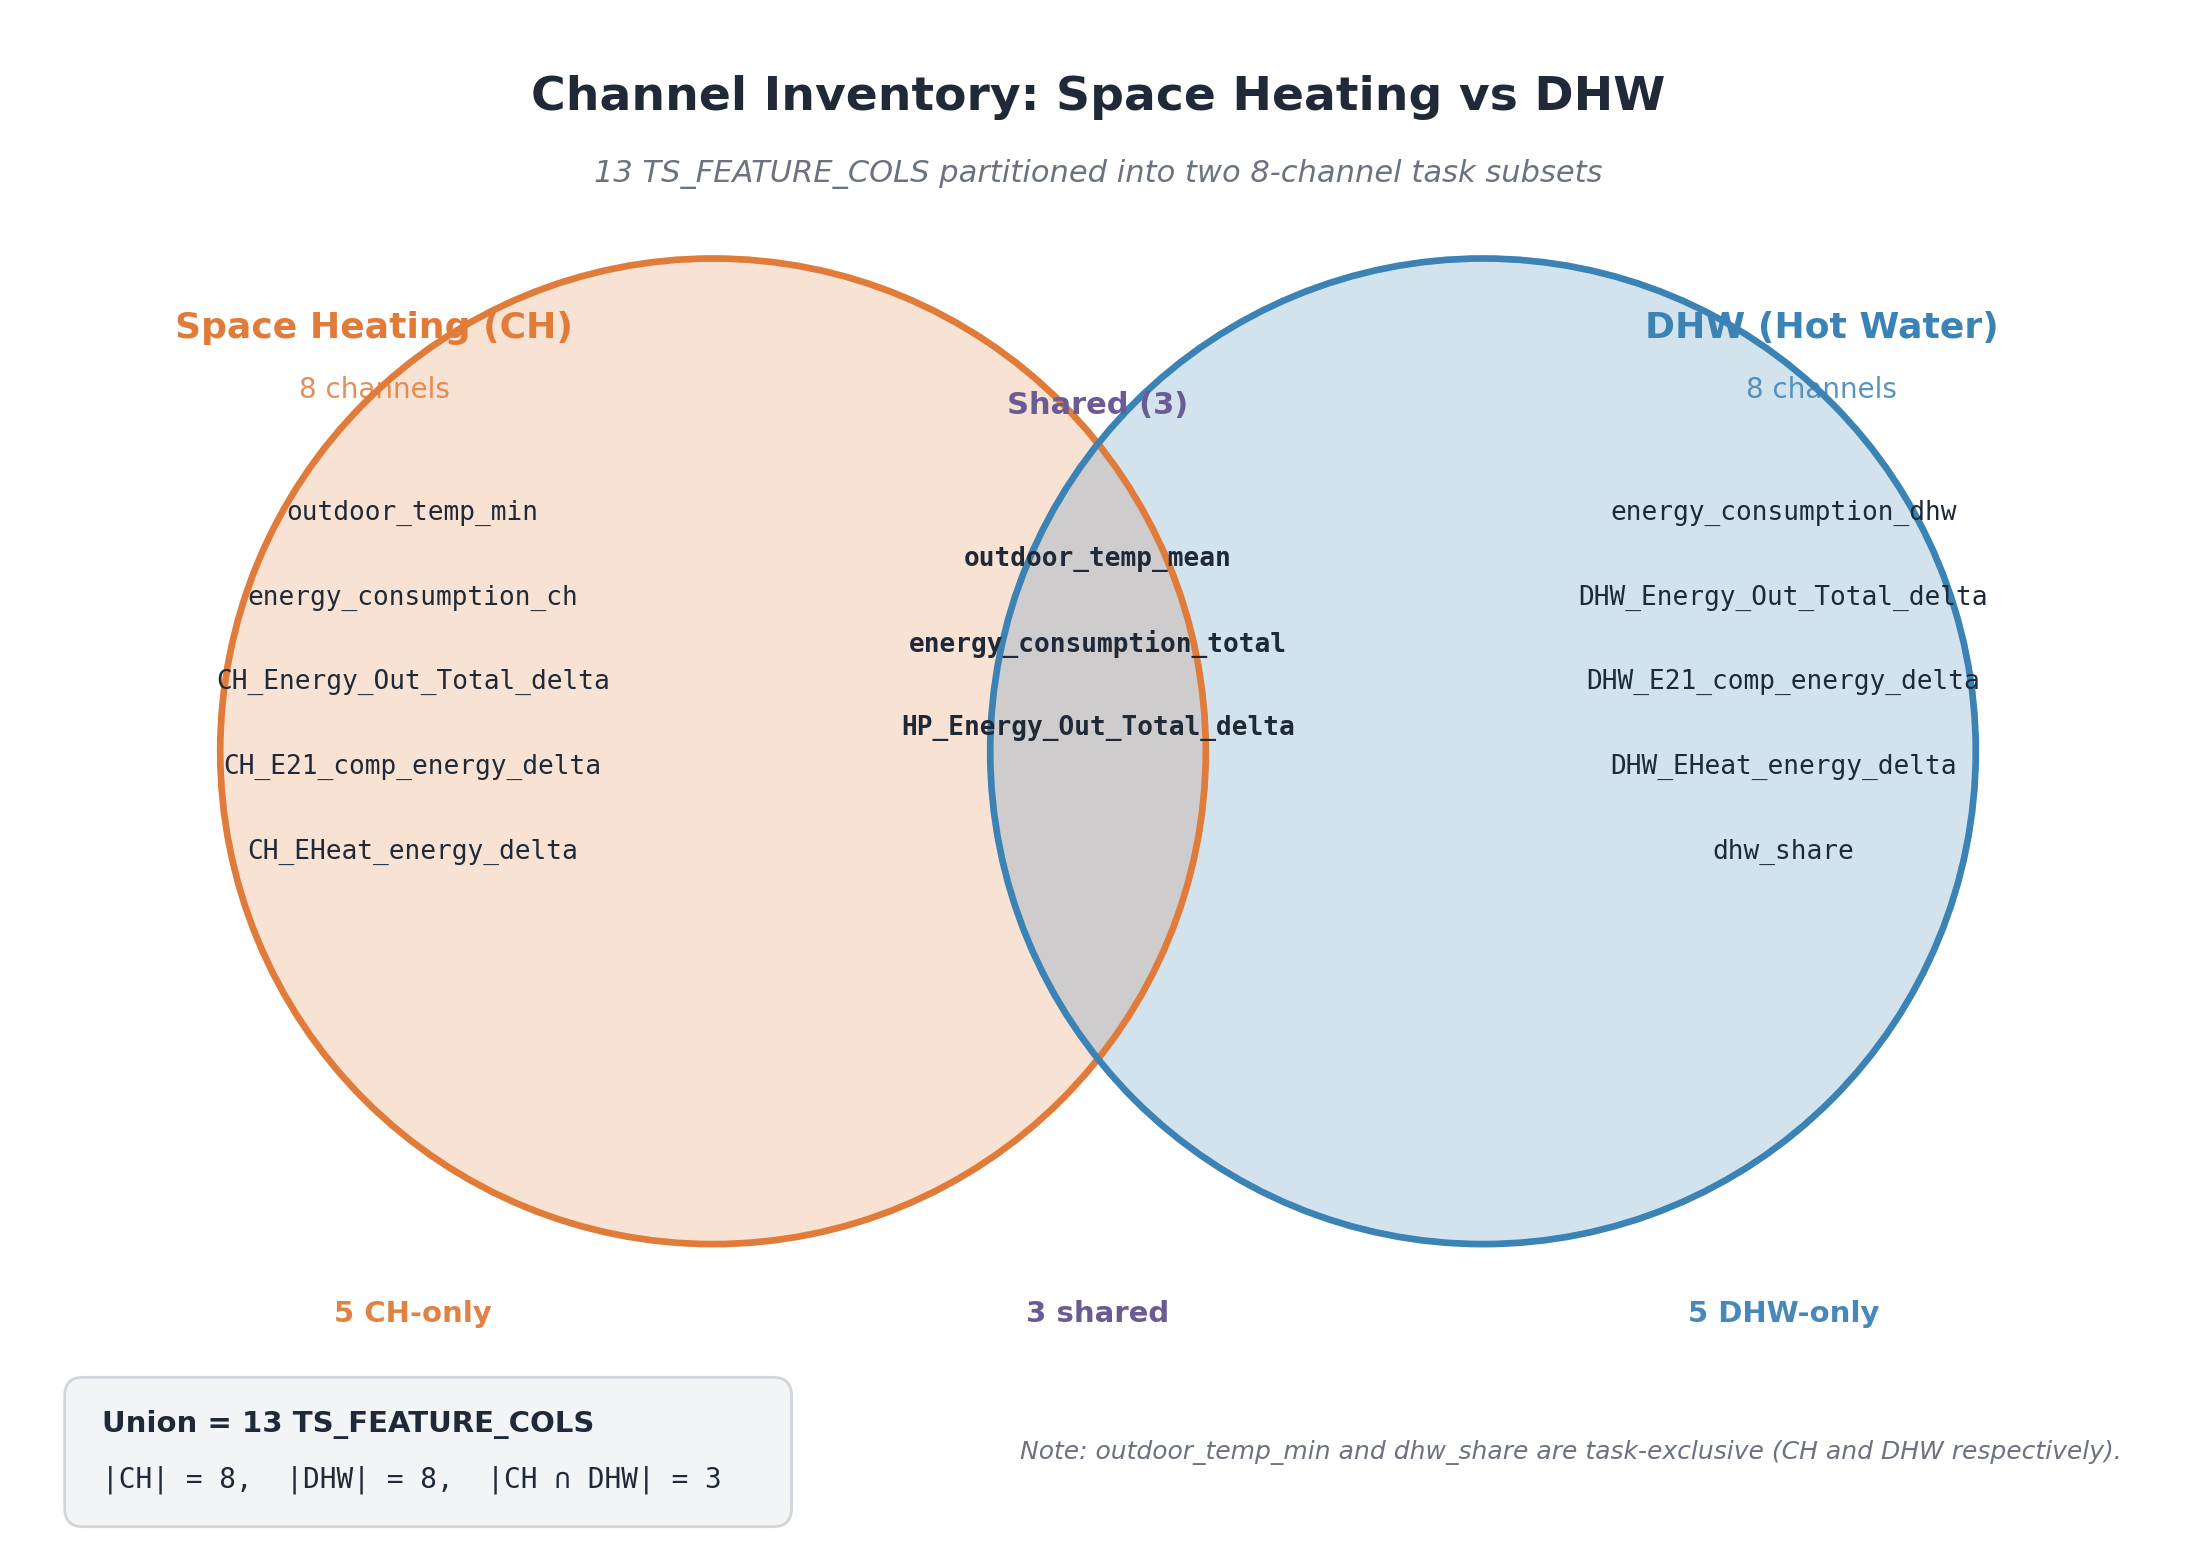

Source code (Python):
"""
fig_008: Channel Inventory — Space Heating vs DHW
Venn diagram showing the 13 TS_FEATURE_COLS split into CH (8) and DHW (8) subsets
with 3 shared overlap channels.
"""
import matplotlib.pyplot as plt
from matplotlib.patches import Circle, FancyBboxPatch
import matplotlib.patheffects as path_effects

# Professional color palette
CH_COLOR = "#E07B39"      # warm orange for space heating
DHW_COLOR = "#3B82B5"     # cool blue for domestic hot water
SHARED_COLOR = "#6B5B95"  # purple for overlap
TEXT_COLOR = "#1F2937"
MUTED = "#6B7280"

# Channel lists
ch_only = [
    "outdoor_temp_min",
    "energy_consumption_ch",
    "CH_Energy_Out_Total_delta",
    "CH_E21_comp_energy_delta",
    "CH_EHeat_energy_delta",
]
shared = [
    "outdoor_temp_mean",
    "energy_consumption_total",
    "HP_Energy_Out_Total_delta",
]
dhw_only = [
    "energy_consumption_dhw",
    "DHW_Energy_Out_Total_delta",
    "DHW_E21_comp_energy_delta",
    "DHW_EHeat_energy_delta",
    "dhw_share",
]

fig, ax = plt.subplots(figsize=(14, 9.8), dpi=200)
ax.set_xlim(0, 14)
ax.set_ylim(0, 9.8)
ax.set_aspect("equal")
ax.axis("off")
fig.patch.set_facecolor("white")

# Title
ax.text(
    7.0, 9.30,
    "Channel Inventory: Space Heating vs DHW",
    ha="center", va="center",
    fontsize=17, fontweight="bold", color=TEXT_COLOR,
)
ax.text(
    7.0, 8.80,
    "13 TS_FEATURE_COLS partitioned into two 8-channel task subsets",
    ha="center", va="center",
    fontsize=11, color=MUTED, style="italic",
)

# --- Venn circles ---
ch_center = (4.5, 5.05)
dhw_center = (9.5, 5.05)
radius = 3.2

ch_circle = Circle(
    ch_center, radius,
    facecolor=CH_COLOR, edgecolor=CH_COLOR,
    alpha=0.22, linewidth=2.2,
)
dhw_circle = Circle(
    dhw_center, radius,
    facecolor=DHW_COLOR, edgecolor=DHW_COLOR,
    alpha=0.22, linewidth=2.2,
)
ax.add_patch(ch_circle)
ax.add_patch(dhw_circle)

# Outline circles on top so the borders stay crisp through the overlap tint
ax.add_patch(Circle(ch_center, radius, facecolor="none", edgecolor=CH_COLOR, linewidth=2.4))
ax.add_patch(Circle(dhw_center, radius, facecolor="none", edgecolor=DHW_COLOR, linewidth=2.4))

# --- Circle headers (just above the circle tops) ---
ax.text(
    2.3, 7.80, "Space Heating (CH)",
    ha="center", va="center",
    fontsize=13, fontweight="bold", color=CH_COLOR,
)
ax.text(
    2.3, 7.40, "8 channels",
    ha="center", va="center",
    fontsize=10, color=CH_COLOR, alpha=0.85,
)

ax.text(
    11.7, 7.80, "DHW (Hot Water)",
    ha="center", va="center",
    fontsize=13, fontweight="bold", color=DHW_COLOR,
)
ax.text(
    11.7, 7.40, "8 channels",
    ha="center", va="center",
    fontsize=10, color=DHW_COLOR, alpha=0.85,
)

# Shared section header
ax.text(
    7.0, 7.30, "Shared (3)",
    ha="center", va="center",
    fontsize=11, fontweight="bold", color=SHARED_COLOR,
)

# --- Channel labels ---
mono = {"family": "monospace", "fontsize": 9.4}

# CH-only labels (left side)
ch_x = 2.55
ch_y_start = 6.60
ch_y_step = 0.55
for i, name in enumerate(ch_only):
    ax.text(
        ch_x, ch_y_start - i * ch_y_step, name,
        ha="center", va="center",
        color=TEXT_COLOR, **mono,
    )

# Shared labels (center overlap)
shared_x = 7.0
shared_y_start = 6.30
shared_y_step = 0.55
for i, name in enumerate(shared):
    ax.text(
        shared_x, shared_y_start - i * shared_y_step, name,
        ha="center", va="center",
        color=TEXT_COLOR, fontweight="bold", **mono,
    )

# DHW-only labels (right side)
dhw_x = 11.45
dhw_y_start = 6.60
dhw_y_step = 0.55
for i, name in enumerate(dhw_only):
    ax.text(
        dhw_x, dhw_y_start - i * dhw_y_step, name,
        ha="center", va="center",
        color=TEXT_COLOR, **mono,
    )

# --- Counts BELOW the circles (circles span y=1.85 to 8.25; bottoms at y=1.85 in center) ---
counts_y = 1.40
ax.text(
    2.55, counts_y, "5 CH-only",
    ha="center", va="center",
    fontsize=10.5, fontweight="bold", color=CH_COLOR, alpha=0.95,
)
ax.text(
    7.0, counts_y, "3 shared",
    ha="center", va="center",
    fontsize=10.5, fontweight="bold", color=SHARED_COLOR,
)
ax.text(
    11.45, counts_y, "5 DHW-only",
    ha="center", va="center",
    fontsize=10.5, fontweight="bold", color=DHW_COLOR, alpha=0.95,
)

# --- Legend / summary box bottom-left (below the counts row) ---
legend_x = 0.35
legend_y = 0.50
legend_w = 4.6
legend_h = 0.85
legend_box = FancyBboxPatch(
    (legend_x, legend_y - legend_h / 2),
    legend_w, legend_h,
    boxstyle="round,pad=0.06,rounding_size=0.12",
    facecolor="#F3F4F6", edgecolor="#D1D5DB", linewidth=1.0,
)
ax.add_patch(legend_box)
ax.text(
    legend_x + 0.18, legend_y + 0.18,
    "Union = 13 TS_FEATURE_COLS",
    ha="left", va="center",
    fontsize=10.5, fontweight="bold", color=TEXT_COLOR,
)
ax.text(
    legend_x + 0.18, legend_y - 0.18,
    "|CH| = 8,  |DHW| = 8,  |CH ∩ DHW| = 3",
    ha="left", va="center",
    fontsize=10, color=TEXT_COLOR, family="monospace",
)

# --- Footnote on its own line at the bottom (clear of all circles and labels) ---
ax.text(
    13.65, 0.50,
    "Note: outdoor_temp_min and dhw_share are task-exclusive (CH and DHW respectively).",
    ha="right", va="center",
    fontsize=9, color=MUTED, style="italic",
)

# Save
out_path = "/home/wangni/notion-figures/bosch-checkit-expert-commentary-generation-for-heat-pump-tim/fig_008.png"
plt.savefig(out_path, dpi=200, bbox_inches="tight", facecolor="white")
plt.close(fig)
print(f"Saved {out_path}")
